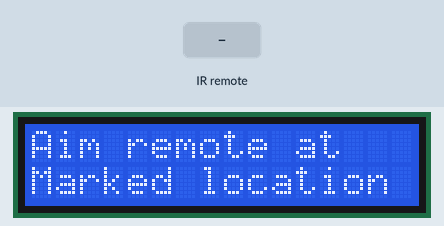
This sketch was run on a simulated Arduino Uno, built with avr-gcc and run on an emulated ATmega328P. Shown: 16×2 character LCD. The inputs (shaded band) are chosen by the test bench.

Above: at 1.2 s.
1.3 s: infrared code 0xE916FF00 received
At 4.3 s:
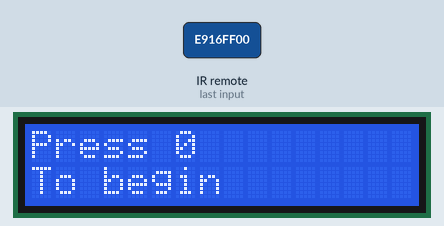
At 7.7 s:
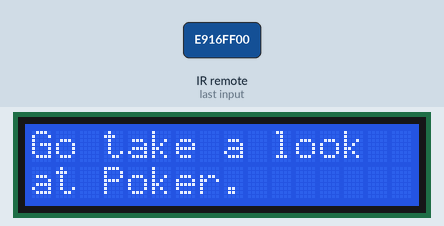
23.6 s: infrared code 0xF30CFF00 received
At 24.5 s:
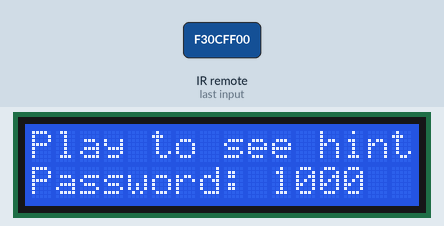
Timing chart, 0 to 26.6 s (numbered marks = the images above; inputs shaded):
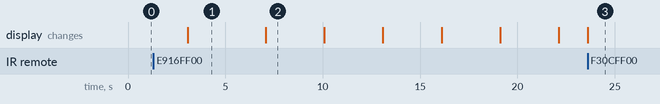

Measured:
- after the input at 1.3 s, the display: first differs from a run without the input after 5.8 s (image 2)
- after the input at 23.6 s, the display: changes at once (image 3)
- what the display in image 1 shows lasts 4.0 s, from 3.1 s to 7.1 s
- what the display in image 2 shows lasts 3.0 s, from 7.1 s to 10.1 s

The sketch:

LCD_Puzzle.ino
```cpp
#include <LiquidCrystal.h>

#include <IRremote.h>

#define IR_PIN 2
#define zero 0xE916FF00
#define one 0xF30CFF00
#define two 0xE718FF00
#define three 0xA15EFF00
#define four 0xF708FF00
#define five 0xE31CFF00
#define six 0xA55AFF00
#define seven 0xBD42FF00
#define eight 0xAD52FF00
#define nine 0xB54AFF00
#define play 0xBF40FF00

LiquidCrystal myLCD(7,8,9,10,11,12);

int activate = 0;
int pokerpassword[] = {6, 5, 9, 7};

void setup() {
  myLCD.begin(16,2);

  IrReceiver.begin(IR_PIN, ENABLE_LED_FEEDBACK);
}

void loop() {
  // won't activate until the user finds the IR remote and presses 0
  while (activate == 0)
  {
    myLCD.clear();
    myLCD.setCursor(0,0);
    myLCD.print("Aim remote at");
    myLCD.setCursor(0,1);
    myLCD.print("Marked location");
    delay(3000);
    myLCD.clear();
    myLCD.setCursor(0,0);
    myLCD.print("Press 0");
    myLCD.setCursor(0,1);
    myLCD.print("To begin");
    delay(4000);
    if (IrReceiver.decode())
    {
      if (IrReceiver.decodedIRData.decodedRawData != 0)
      {
        switch (IrReceiver.decodedIRData.decodedRawData)
        {
          case zero:
            activate = 1;
            myLCD.clear();
            break;
          case one:
          case two:
          case three:
          case four:
          case five:
          case six:
          case seven:
          case eight:
          case nine:
            activate = 0;
        }
      }
      IrReceiver.resume();
    }
  }
  // checks if the user can guess the poker puzzle
  checkpassword(pokerpassword, 1, 4);
  // will run indefinitely if the user guesses correctly
  int complete = 1;
  while (complete == 1) {
    myLCD.clear();
    myLCD.setCursor(0,0);
    myLCD.print("Unlock the code");
    myLCD.setCursor(0,1);
    myLCD.print("w/ the following");
    delay(3000);
    myLCD.clear();
    myLCD.setCursor(0,0);
    myLCD.print("Number from");
    myLCD.setCursor(0,1);
    myLCD.print("calibration");
    delay(3000);
    myLCD.clear();
    myLCD.setCursor(0,0);
    myLCD.print("Number from");
    myLCD.setCursor(0,1);
    myLCD.print("flashing light");
    delay(3000);
    myLCD.clear();
    myLCD.setCursor(0,0);
    myLCD.print("& sum of numbers");
    myLCD.setCursor(0,1);
    myLCD.print("from lazer maze");
    delay(3000);
  }
}

// function that will read the input from the user and determine if the user's guess is correct based upon the password
void checkpassword(int password[], int storyline, int arraysize) {
  int correct = 0;
  int guess[arraysize];
  // will run until the user guesses correctly
  while (correct == 0) {
    myLCD.clear();
    int count = 0;
    int temp = storyline;
    // displays the hints
    if (temp == 1)
    {
      myLCD.setCursor(0,0);
      myLCD.write("Go take a look");
      myLCD.setCursor(0,1);
      myLCD.write("at Poker.");
      delay(3000);
      myLCD.clear();
      myLCD.setCursor(0,0);
      myLCD.write("Take a look at");
      myLCD.setCursor(0,1);
      myLCD.write("winning hands.");
      delay(3000);
      myLCD.clear();
      myLCD.setCursor(0,0);
      myLCD.write("Start with the");
      myLCD.setCursor(0,1);
      myLCD.write("player w/ sixes.");
      delay(3000);
      myLCD.clear();
      myLCD.setCursor(0,0);
      myLCD.write("What card does");
      myLCD.setCursor(0,1);
      myLCD.write("each player want");
      delay(3000);
      myLCD.clear();
      myLCD.setCursor(0,0);
      myLCD.write("Do not move");
      myLCD.setCursor(0,1);
      myLCD.write("the cards.");
      delay(3000);
      myLCD.clear();
      temp = 0;
    }
    // sets up the screen for the user to enter the password
    int index = 0;
    myLCD.setCursor(0,0);
    myLCD.write("Play to see hint");
    myLCD.setCursor(0,1);
    myLCD.write("Password: ");
    for (int k = 0; k < arraysize; k++)
    {
      myLCD.setCursor(k + 10, 1);
      myLCD.print("0");
    }
    // reads the password that is entered into the IR receiver
    while (index < arraysize ) {
      if (IrReceiver.decode())
      {
        if (IrReceiver.decodedIRData.decodedRawData != 0)
        {
          myLCD.setCursor(index + 10,1);
          switch (IrReceiver.decodedIRData.decodedRawData)
          {
            case zero:
              guess[index] = 0;
              myLCD.print("0");
              index++;
              break;
            case one:
              guess[index] = 1;
              myLCD.print("1");
              index++;
              break;
            case two:
              guess[index] = 2;
              myLCD.print("2");
              index++;
              break;
            case three:
              guess[index] = 3;
              myLCD.print("3");
              index++;
              break;
            case four:
              guess[index] = 4;
              myLCD.print("4");
              index++;
              break;
            case five:
              guess[index] = 5;
              myLCD.print("5");
              index++;
              break;
            case six:
              guess[index] = 6;
              myLCD.print("6");
              index++;
              break;
            case seven:
              guess[index] = 7;
              myLCD.print("7");
              index++;
              break;
            case eight:
              guess[index] = 8;
              myLCD.print("8");
              index++;
              break;
            case nine:
              guess[index] = 9;
              myLCD.print("9");
              index++;
              break;
            case play:
              index = arraysize + 1;
              temp = storyline;
          }
        }
        IrReceiver.resume();
      }
    }
    // checks if the password is correct
    for (int j = 0; j < arraysize; j++) {
      if (guess[j] == password[j])
      {
        count++;
      }
    }
    // displays incorrect and will continue in the while loop
    if (count < arraysize && temp == 0)
    {
      correct = 0;
      myLCD.setCursor(0,0);
      myLCD.print("Incorrect       ");
      delay(3000);
    }
    // displays correct and breeaks out of the while loop
    if (count == arraysize && temp == 0)
    {
      correct = 1;
      myLCD.setCursor(0,0);
      myLCD.print("Correct         ");
      delay(3000);
    }
  }
}
```
